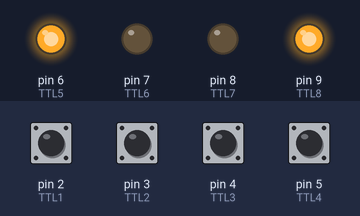
Recording of a sketch running on a simulated Arduino Mega 2560, built with avr-gcc and run on an emulated ATmega2560. Parts: output pins drawn as LEDs (lit = HIGH). Dashed ring = blinking. The inputs (shaded band) are chosen by the test bench; at power-on: pin 2 (TTL1), pin 3 (TTL2), pin 4 (TTL3), pin 5 (TTL4) HIGH.

Above: at 1.2 s.
1.3 s: pin 2 (TTL1) pulled LOW for 0.15 s
At 1.48 s:
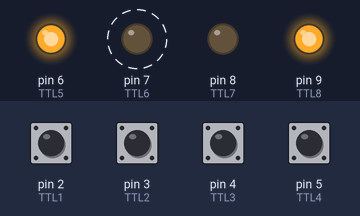
4.3 s: pin 3 (TTL2) pulled LOW for 0.15 s
At 5.1 s:
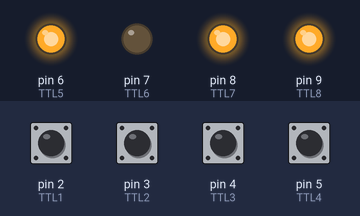
Timing chart, 0 to 7.3 s (numbered marks = the images above; inputs shaded):
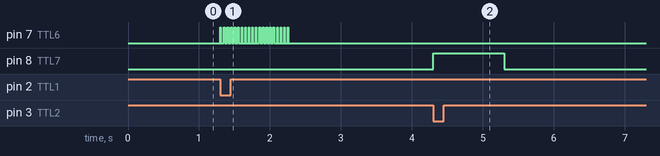

Measured:
- after the input at 1.3 s, pin 7 (TTL6): alternates HIGH for 0.01 s and LOW for 0.04 s, 40 changes in all, then stays LOW, starting at once
- after the input at 4.3 s, pin 8 (TTL7): LOW → HIGH at once, → LOW 1.0 s later

The sketch:

Arduino_Simple_Closed_Loop_Mega.ino
```cpp
/*
   Simple Arduino 4 Channel TTL Closed Loop Generator
   Optogenetics and Neural Engineering Core ONE Core
   University of Colorado
   10/5/16
   See optogenetic.ucdenver.edu for more information, including a detailed write up and Arduino/BNC housing 3D Model

   In this example, an Arduino Mega is used to sense a animal behavior in a four arm maze. Four IR beams detect presence of the animal. Based on which arm the animal is detected in, the Arduino can output TTL
   pulses appropriate for lasers and reward. We assume only one animal per experiment and only one sensor can be activated at a time. When the animal is in Arms 1 or 3, we wish to stimulate ontogenetically
   a laser for CHR2. When the animal is in Arm 2, we wish to stimulate a laser appropriate for Jaws. When the animal is in Arm 4 we wish to open a reward port.

   TTL 1-4: Arduino inputs: sensors in maze arms 1-4
   TTL 5: Arduino output: continuous power for the IR Beams
   TTL 6: Arduino output: TTL signal to trigger laser for CHR2 activation
   TTL 7: Arduino output: TTL signal to trigger laser for Jaws activation

   Arduino MEGA inputs/outputs TTL (PWM) on pins 2-13 and 44-46.

   Appropriate stimulation of CHR2 is 10 ms pulses, repeated 20 times at 20 Hz.

   Appropriate stimulation of Jaws is 1 second pulse, repeated once at .1 Hz.

   The reward port is closed when the TTL pulse is set to high and opens when it goes low. The animal has 4 seconds to retrieve the reward after the beam is broken.
*/

//This section defines the pins on the Arduino. Simply define all inputs/outputs
int TTL1 = 2;       //We set this pin (the first PWM on Mega) to sense the nose poke of the first arm
int TTL2 = 3;       //We set this pin to sense the nose poke of the second arm
int TTL3 = 4;       //We set this pin to sense the nose poke of the third arm
int TTL4 = 5;       //We set this pin to sense the nose poke of the fourth arm
int TTL5 = 6;       //Power for the IR Beams so then can send IR Light

int TTL6 = 7;       //Signal to control the LED or Laser for CHR2 activation
int TTL7 = 8;       //Signal to control the LED or Laser for Jaws activation
int TTL8 = 9;       //Signal to control reward port

//This section defines variables that the Arduino will use to define the state of the sensors. There are 4 sensors, so we need four sensor states
int sensorState1 = LOW;
int sensorState2 = LOW;
int sensorState3 = LOW;
int sensorState4 = LOW;

//Now we write the pulse train for the outputs of the system: two optogenetic stimulation and one reward port. Because we assumed that the the animal can only break one beam at a time, the
  //outputs are independent. Therefore, the conditions of each output are independent.
//Draw out the desired waves for each output. The condition (or state) of the Arduino changes any time the channels change. See the write up for more information.
//Define the number of conditions. Define the length of time (in ms) for each condition.
//Define the number of times to repeat the pulse train
int ChR2con1 = 10;
int ChR2con2 = 40;
int ChR2numrepeat = 20;

int Jawscon1 = 1000;
int Jawscon2 = 10000-Jawscon1;
int Jawsnumrepeat =1;

int Rewardcon1 = 4000;
int Rewardnumrepeat = 1;

//Placeholder for Arduino to count with
int i = 0;

//This section sets up the Arduino to treat the pins as output or input and the initial states.
void setup()
{
  pinMode(TTL1, INPUT);       //Arm1
  pinMode(TTL2, INPUT);       //Arm2
  pinMode(TTL3, INPUT);       //Arm3
  pinMode(TTL4, INPUT);       //Arm4
  pinMode(TTL5, OUTPUT);      //Sensor power
  pinMode(TTL6, OUTPUT);      //Laser1
  pinMode(TTL7, OUTPUT);      //Laser2
  pinMode(TTL8, OUTPUT);      //Reward

  digitalWrite(TTL1, HIGH);   //This defines the original state of the sensor (when it is open and detecting IR light) as high/on
  digitalWrite(TTL2, HIGH);   //This defines the original state of the sensor (when it is open and detecting IR light) as high/on
  digitalWrite(TTL3, HIGH);   //This defines the original state of the sensor (when it is open and detecting IR light) as high/on
  digitalWrite(TTL4, HIGH);   //This defines the original state of the sensor (when it is open and detecting IR light) as high/on

  digitalWrite(TTL5, HIGH);   //This turns on TTL5. We do not change it in the rest of the code so that we can use this to power the IR light and sensor
  digitalWrite(TTL6, LOW);    //The intial state of the laser is off
  digitalWrite(TTL7, LOW);    //The intial state of the laser is off
  digitalWrite(TTL8, HIGH);    //The intial state of the reward is closed (high)
}

//This is the code that the Arduino loops through. It reads each sensor in series. If a sensor changes state (the beam is broken), it then outputs TTLs.
void loop()
{

  ///////////////////////////Read the IR sensor1
  sensorState1 = digitalRead (TTL1);

  //Check to see if the beam is broken.
  if (sensorState1 == LOW)
  {
    //If sensor1 (Arm1) is broken (LOW),
    for (int i = 0; i < ChR2numrepeat; i++)
    {
      //Condition 1
      digitalWrite(TTL6, HIGH);
      delay(ChR2con1);

      //Condition 2
      digitalWrite(TTL6, LOW);
      delay(ChR2con2);

      //This states that when the optogenetic stimulation loop is completed, then set the read pin back to high, just as was done in the initialization.
      //You need not worry too much about this, but if you would like more information, SparkFun has a pretty good tutorial on 'floating' and 'pull up resistors'
      if (i == ChR2numrepeat - 1)
      {
      digitalWrite(TTL1, HIGH);
      }
    }
  }

  //Without this section, optogenetic stimulation would be provided if the beam was continuously broken. We want only one stimulation pattern for a given nose poke.
  //Reread the IR sensor. We want to check that the mouse has left the nose poke before we deliver another stimulation.
  while (sensorState1 == LOW)
  {
    delay(500);
    sensorState1 = digitalRead (TTL1);
  }


  ///////////////////////////Read the IR sensor2
  sensorState2 = digitalRead (TTL2);

  //Check to see if the beam is broken.
  if (sensorState2 == LOW)
  {
    //If sensor2 (Arm2) is broken (LOW),
    for (int i = 0; i < Jawsnumrepeat; i++)
    {
      //Condition 1
      digitalWrite(TTL7, HIGH);
      delay(Jawscon1);

      //Condition 2
      digitalWrite(TTL7, LOW);
      delay(Jawscon2);

      //This states that when the optogenetic stimulation loop is completed, then set the read pin back to high, just as was done in the initialization.
      //You need not worry too much about this, but if you would like more information, SparkFun has a pretty good tutorial on 'floating' and 'pull up resistors'
      if (i == Jawsnumrepeat - 1)
      {
      digitalWrite(TTL2, HIGH);
      }
    }
  }

  //Without this section, optogenetic stimulation would be provided if the beam was continuously broken. We want only one stimulation pattern for a given nose poke.
  //Reread the IR sensor. We want to check that the mouse has left the nose poke before we deliver another stimulation.
  while (sensorState2 == LOW)
  {
    delay(500);
    sensorState2 = digitalRead (TTL2);
  }

  ///////////////////////////Read the IR sensor3
  sensorState3 = digitalRead (TTL3);

  //Check to see if the beam is broken.
  if (sensorState3 == LOW)
  {
    //If sensor3 (Arm3) is broken (LOW),
    for (int i = 0; i < ChR2numrepeat; i++)
    {
      //Condition 1
      digitalWrite(TTL6, HIGH);
      delay(ChR2con1);

      //Condition 2
      digitalWrite(TTL6, LOW);
      delay(ChR2con2);

      //This states that when the optogenetic stimulation loop is completed, then set the read pin back to high, just as was done in the initialization.
      //You need not worry too much about this, but if you would like more information, SparkFun has a pretty good tutorial on 'floating' and 'pull up resistors'
      if (i == ChR2numrepeat - 1)
      {
      digitalWrite(TTL3, HIGH);
      }
    }
  }

  //Without this section, optogenetic stimulation would be provided if the beam was continuously broken. We want only one stimulation pattern for a given nose poke.
  //Reread the IR sensor. We want to check that the mouse has left the nose poke before we deliver another stimulation.
  while (sensorState3 == LOW)
  {
    delay(500);
    sensorState3 = digitalRead (TTL3);
  }


///////////////////////////Read the IR sensor4
  sensorState4 = digitalRead (TTL4);

  //Check to see if the beam is broken.
  if (sensorState4 == LOW)
  {
    //If sensor4 (Arm4) is broken (LOW),
    for (int i = 0; i < Rewardnumrepeat; i++)
    {
      //Condition 1
      digitalWrite(TTL8, LOW);
      delay(Rewardcon1);

      //This states that when the reward loop is completed, then set the read pin back to high, just as was done in the initialization.
      //You need not worry too much about this, but if you would like more information, SparkFun has a pretty good tutorial on 'floating' and 'pull up resistors'
      if (i == Rewardnumrepeat - 1)
      {
      digitalWrite(TTL4, HIGH);
      digitalWrite(TTL8, HIGH);
      }
    }
  }

  //Without this section, reward would be provided if the beam was continuously broken. We want only one stimulation pattern for a given nose poke.
  //Reread the IR sensor. We want to check that the mouse has left the nose poke before we deliver another stimulation.
  while (sensorState4 == LOW)
  {
    delay(500);
    sensorState4 = digitalRead (TTL4);
  }

}
```
